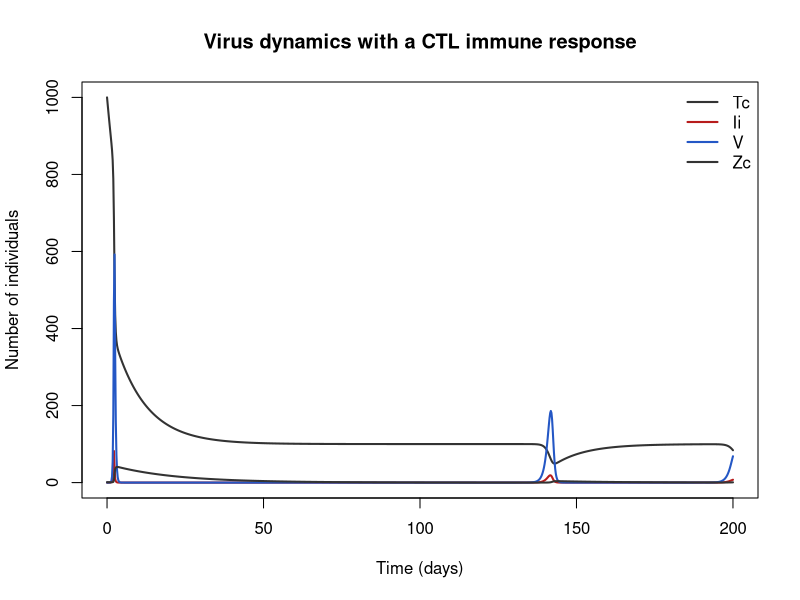

Here is the R script that generated this plot:
## Virus dynamics with a CTL immune response
## Within-host virus–immune-response dynamics (formulated for HIV/HTLV-1 and LCMV).
## Four compartments, and the only nonlinearity beyond standard mass action is the bilinear CTL proliferation term cz Ii Zc, which in the generator's grammar is an absolute inflow to Zc (the rate is not per-capita in a single source compartmen
## Parameter values: 0 of 9 checked against the source; the rest are recalled or illustrative.
## Reference: Nowak MA, Bangham CRM (1996). Population dynamics of immune responses to persistent viruses. Science 272(5258):74–79
## Source: https://doi.org/10.1126/science.272.5258.74
##
## Generated from a compartmental model diagram (model format v1).
## Regenerating from the same diagram always gives this exact file.
##
## Compartments: Tc, Ii, V, Zc
## Flows (time unit: days):
##   (outside) -> Tc  : lam
##   Tc -> (outside)  : dT * Tc
##   Tc -> Ii         : beta * V * Tc
##   Ii -> (outside)  : (aI + pz * Zc) * Ii
##   (outside) -> V   : kv * Ii
##   V -> (outside)   : uV * V
##   (outside) -> Zc  : cz * Ii * Zc
##   Zc -> (outside)  : bz * Zc

library(deSolve)

# ---- Time ------------------------------------------------------------
times <- seq(0, 200, by = 0.2)  # days

# ---- Parameters ------------------------------------------------------
parameters <- c(
  lam = 10,      # target-cell production [illustrative] (cells day⁻¹)
  dT = 0.1,      # target-cell death rate [illustrative] (per day)
  beta = 0.002,  # infection rate constant [illustrative] (per virus per day)
  aI = 0.5,      # infected-cell death rate in the absence of CTL [illustrative] (per day)
  pz = 1.0,      # rate of CTL-mediated killing of infected cells (pz because p is used for production and c is reserved) [illustrative] (per CTL per day)
  kv = 50,       # virus production per infected cell [illustrative] (virions cell⁻¹ day⁻¹)
  uV = 5,        # virus clearance rate [illustrative] (per day)
  cz = 0.1,      # rate of CTL proliferation driven by antigen [illustrative] (per infected cell per day)
  bz = 0.05      # CTL death rate [illustrative] (per day)
)

# ---- Initial conditions ----------------------------------------------
state <- c(
  Tc = 1000,  # uninfected target cells
  Ii = 0,     # infected cells
  V = 1e-3,   # free virus
  Zc = 1      # virus-specific cytotoxic T lymphocytes (CTL)
)

# ---- Model equations -------------------------------------------------
hiv_ctl_nowak_bangham_model <- function(t, state, parameters) {
  with(as.list(c(state, parameters)), {
    # Derived quantities
    R0v <- beta * kv * (lam / dT) / (uV * aI)  # reproductive ratio without immune control
    Istar_imm <- bz / cz                       # infected-cell abundance at the immune-controlled equilibrium: a key published insight is that this level is set entirely by CTL parameters,
    Zstar <- (beta * Tc * V / Ii - aI) / pz    # equilibrium CTL level (evaluate symbolically, not in the ODE)

    # Rates of change
    dTc <- lam - dT * Tc - beta * V * Tc
    dIi <- beta * V * Tc - (aI + pz * Zc) * Ii
    dV <- kv * Ii - uV * V
    dZc <- cz * Ii * Zc - bz * Zc

    list(c(dTc, dIi, dV, dZc))
  })
}

# ---- Solve -----------------------------------------------------------
out <- ode(y = state, times = times, func = hiv_ctl_nowak_bangham_model, parms = parameters)
out <- as.data.frame(out)

# ---- Plot ------------------------------------------------------------
compartment_cols <- c(Tc = "#333333", Ii = "#B71C1C", V = "#2457C5", Zc = "#333333")
matplot(out$time, out[, names(compartment_cols)], type = "l", lty = 1, lwd = 2,
        col = compartment_cols, xlab = "Time (days)", ylab = "Number of individuals",
        main = "Virus dynamics with a CTL immune response")
legend("topright", legend = names(compartment_cols), col = compartment_cols,
       lty = 1, lwd = 2, bty = "n")
